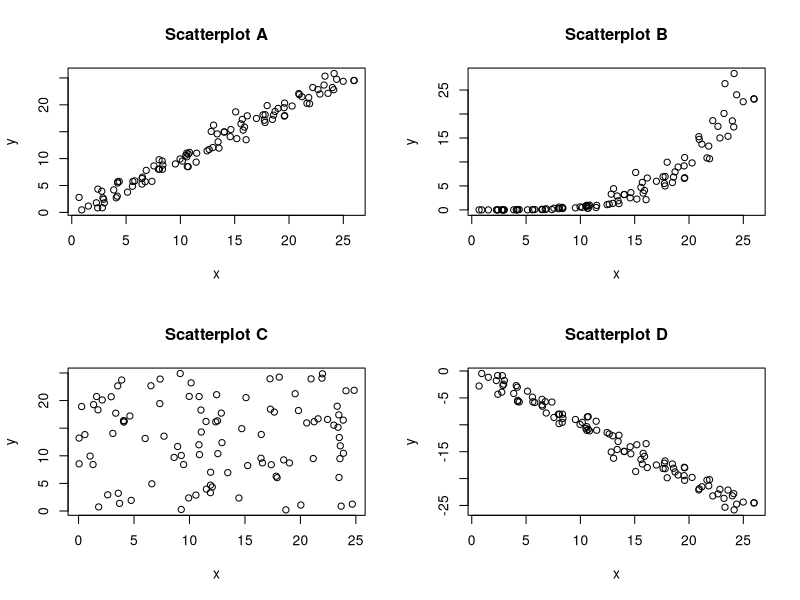

Source code (R):
set.seed(0)

x1 <- seq(1,25,length.out=100)+rnorm(100)
y1 <- seq(1,25,length.out=100)+rnorm(100)

x2 <- x1
y2 <- (y1^4)/(25^3)

x3 <- runif(100,0,25)
y3 <- runif(100,0,25) 

x4 <- x1
y4 <- -y1

par(mfrow=c(2,2))
plot(x1,y1,main="Scatterplot A",xlab="x",ylab="y")
plot(x2,y2,main="Scatterplot B",xlab="x",ylab="y")
plot(x3,y3,main="Scatterplot C",xlab="x",ylab="y")
plot(x4,y4,main="Scatterplot D",xlab="x",ylab="y")
